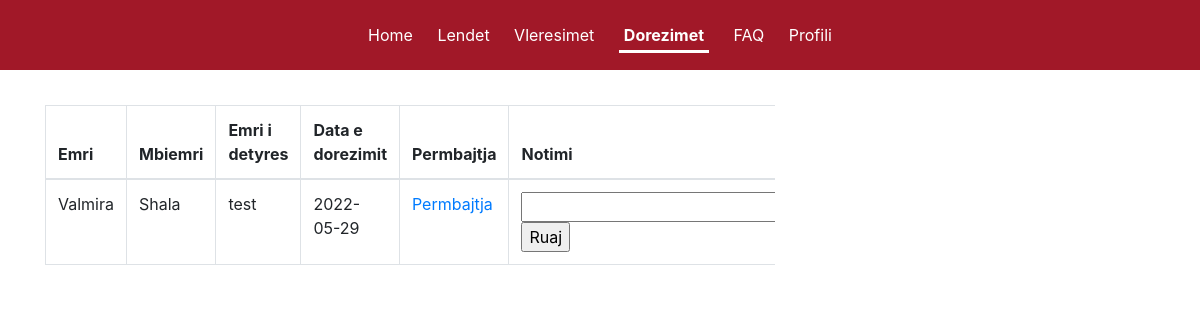
Screenshot of /profesor/dorezimet_p.php (signed in) with the database file from the repository.
### tables this page shows
CREATE TABLE `tasks_done` (
  `id_td` int(11) NOT NULL,
  `id_t` int(11) NOT NULL,
  `id_s` int(11) NOT NULL,
  `date_d` date NOT NULL,
  `content_d` varchar(400) NOT NULL,
  `grade_d` enum('5','6','7','8','9','10') DEFAULT NULL
);

CREATE TABLE `student` (
  `id_s` int(11) NOT NULL,
  `name_s` varchar(100) NOT NULL,
  `surname_s` varchar(100) NOT NULL,
  `email_s` varchar(50) NOT NULL,
  `username_s` varchar(50) NOT NULL,
  `password_s` varchar(300) NOT NULL,
  `role` enum('student') NOT NULL,
  `semestri_s` int(30) NOT NULL
);

CREATE TABLE `tasks` (
  `id_t` int(30) NOT NULL,
  `lendaid_t` int(30) NOT NULL,
  `profesorid_t` int(30) NOT NULL,
  `emri_t` varchar(200) NOT NULL,
  `datapublikimit_t` date NOT NULL,
  `deadline_t` date NOT NULL,
  `pershkrimi_t` text DEFAULT NULL
);

### profesor/dorezimet_p.php (the view, shortened to what this page needs)
<?php
include("../dbconfig/config.php");
?>
<!DOCTYPE html>
<html>
<head>
    <link rel="stylesheet" href="../css/home.css" type="text/css" media="all">
    <link rel="stylesheet" href="../css/lendet_p.css" type="text/css" media="all">
    <link rel="stylesheet" href="https://maxcdn.bootstrapcdn.com/bootstrap/4.5.2/css/bootstrap.min.css">
</head>
<body>
    <nav class="menu-nav">
        <div class="menu" style="text-align: center;">
        <a href="../profesor/home_p.php">Home</a>
             <a href="../profesor/lendet_p.php">Lendet</a>
             <a href="../profesor/vleresimet_p.php">Vleresimet</a>
             <a href="../profesor/dorezimet_p.php"><span class="current-page">Dorezimet</span></a>
             <a href="../profesor/faq_p.php">FAQ</a>
             <a href="../profesor/profile_p.php">Profili</a>
         </div>
       </nav>
<div class="container">
 <div class="row">
   <div class="col-sm-8">
    <div class="table-responsive">
      <table class="table table-bordered">
       <thead><tr>
         <th>Emri</th>
         <th>Mbiemri
         </th>
         <th>Emri i detyres</th>
         <th>Data e dorezimit</th>
         <th>Permbajtja</th>
         <th>Notimi</th>
    </thead>
    <tbody>
  <?php
  $profid=$_SESSION['id'];
     $sql="SELECT tasks_done.id_td,name_s,surname_s,emri_t,date_d,content_d,grade_d
     FROM tasks_done
     INNER JOIN student ON tasks_done.id_s=student.id_s
     INNER JOIN tasks ON tasks_done.id_t=tasks.id_t
     WHERE profesorid_t=$profid AND grade_d IS NULL";
     $result=$conn->query($sql);
    while($row=$result->fetch_assoc()){
      ?>
      <tr>
      <td><?php echo $row["name_s"] ?></td>
      <td><?php echo $row["surname_s"] ?></td>
      <td><?php echo $row["emri_t"]?></td>
      <td><?php echo $row["date_d"]?></td>
      <td><a href="../uploads/<?php echo $row["content_d"] ?>" target="_blank">Permbajtja</a></td>
      <td><form action="../dbconfig/notoSetUp.php" method="post" id="noto">
      <input type="number" name="notimi">
      <input type="submit" name="shtolende_btn" value="Ruaj"></form></td>
     </tr>
     <?php
    }
    ?>
    </tbody>
     </table>
   </div>
</div>
</div>
</div>
</body>
</html>

### css/home.css (style rules this page uses)
html { font-family: "helvetica neue", sans-serif; height:100%; }
body { min-height:100%; padding:0; margin:0; position:relative; padding-bottom:170px; background-color: whitesmoke; }
.menu { margin: 0px auto; width: 700px; position: relative; background-color: rgb(161, 24, 40); }
.menu a { font-weight: normal; clear: right; text-decoration: none; color:white ; margin: 0 10px; line-height: 70px; }
.current-page { font-weight:bold; border-bottom: 3px solid; padding: 5px; }
.menu-nav { width: 100%; float: left; margin: auto; position: fixed; background-color: rgb(161, 24, 40); z-index: 99; }
a { text-decoration: none; }

### css/lendet_p.css (style rules this page uses)
.container { padding-top: 100px; }
.row { margin: 5px; }
a { color: rgb(161, 24, 40); }

### rows the page displays
tasks_done: id_s.name_s "Valmira", id_s.surname_s "Shala", id_t.emri_t "test", date_d "2022-05-29"
